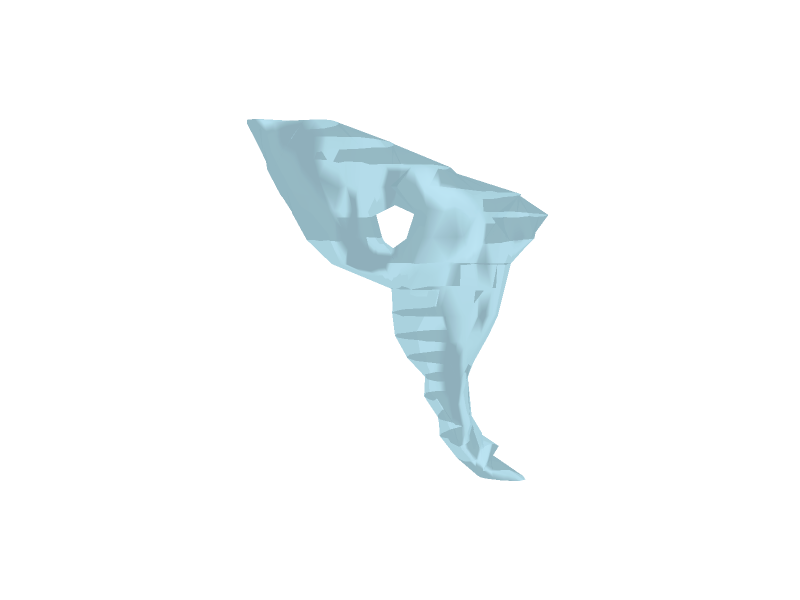
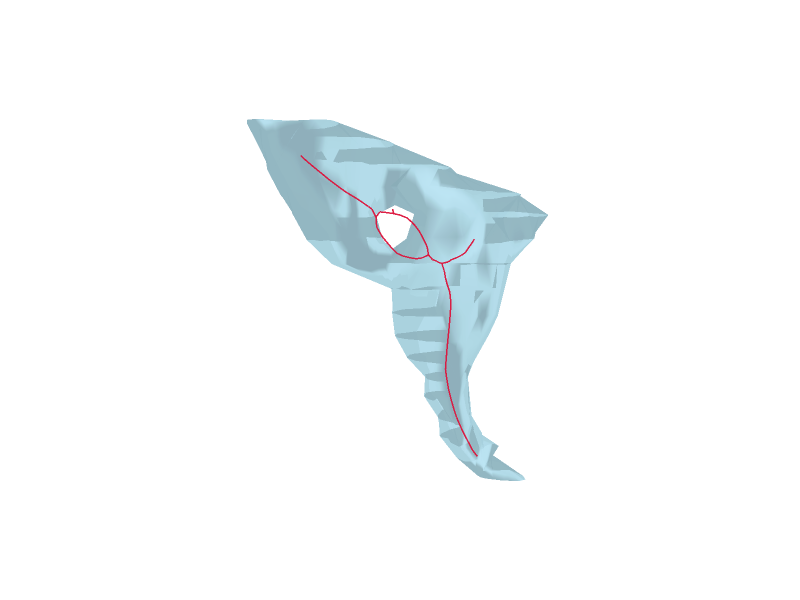

Source (notebook cell) for these figures, in order:
### Code cell
spine_idx = 2
params = get_ts_pipeline_params(spine_idx)

polylines_name = f"TS{spine_idx}_qst{params["qst"]}_mcst{params["mcst"]}"
mm = MeshManager(mesh_path=f"../data/mesh/processed/{params["object_name"]}.obj")
skeleton = SkeletonGraph.from_txt(
    f"../data/mcf_skeletons/{polylines_name}.polylines.txt"
)

# FIGURE: mesh
fig = mm.visualize_mesh_3d(skel=None, show_axes=False, title="")

eye_coord = params["eye_coord"]

fig.update_layout(
    scene=dict(
        camera=dict(
            eye={'x':eye_coord[0], 'y':eye_coord[1], 'z':eye_coord[2]},
            projection=dict(type="perspective"),
        ),
        aspectmode="data",  # or 'cube', 'auto', 'manual'
    )
)
fig.show()

# FIGURE: mesh with skeleton
fig = mm.visualize_mesh_3d(skel=skeleton, show_axes=False, title="")
fig.update_layout(
    scene=dict(
        camera=dict(
            eye={"x": eye_coord[0], "y": eye_coord[1], "z": eye_coord[2]},
            projection=dict(type="perspective"),
        ),
        aspectmode="data",  # or 'cube', 'auto', 'manual'
    )
)
fig.show()

### Figure 1 — Plotly figure (JSON) as saved in the notebook; plotly's stock layout.template omitted (floating-point values rounded to 4 significant figures; data arrays with more than 128 entries replaced by an {"elided": "..."} marker saying what was removed)
{"data": [{"color": "lightblue", "i": {"elided": "1016 int values"}, "j": {"elided": "1016 int values"}, "k": {"elided": "1016 int values"}, "name": "Mesh", "opacity": 0.8, "type": "mesh3d", "x": {"elided": "508 float values"}, "y": {"elided": "508 float values"}, "z": {"elided": "508 float values"}}], "layout": {"autosize": false, "height": 600, "scene": {"aspectmode": "data", "camera": {"eye": {"x": 1, "y": 1.409, "z": 0.1233}, "projection": {"type": "perspective"}}, "xaxis": {"visible": false}, "yaxis": {"visible": false}, "zaxis": {"visible": false}}, "title": {"text": ""}, "width": 800}}

### Figure 2 — Plotly figure (JSON) as saved in the notebook; plotly's stock layout.template omitted (floating-point values rounded to 4 significant figures; data arrays with more than 128 entries replaced by an {"elided": "..."} marker saying what was removed)
{"data": [{"color": "lightblue", "i": {"elided": "1016 int values"}, "j": {"elided": "1016 int values"}, "k": {"elided": "1016 int values"}, "name": "Mesh", "opacity": 0.8, "type": "mesh3d", "x": {"elided": "508 float values"}, "y": {"elided": "508 float values"}, "z": {"elided": "508 float values"}}, {"line": {"color": "crimson", "width": 3}, "mode": "lines", "name": "Skeleton 0", "opacity": 0.95, "showlegend": false, "type": "scatter3d", "x": {"elided": "366 float values"}, "y": {"elided": "366 float values"}, "z": {"elided": "366 float values"}}], "layout": {"autosize": false, "height": 600, "scene": {"aspectmode": "data", "camera": {"eye": {"x": 1, "y": 1.409, "z": 0.1233}, "projection": {"type": "perspective"}}, "xaxis": {"visible": false}, "yaxis": {"visible": false}, "zaxis": {"visible": false}}, "title": {"text": ""}, "width": 800}}
